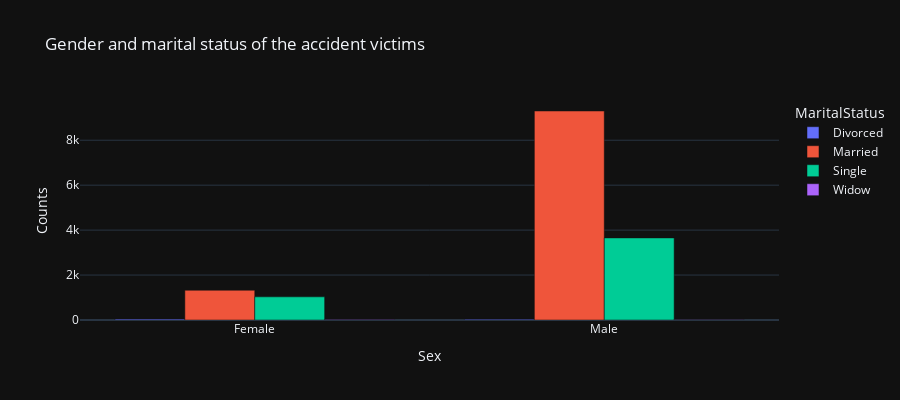

Notebook source saved alongside this figure:
### Code cell
# Gender and marital status of the accident victims (consider with all years)
import seaborn as sns
import datetime
import matplotlib.pyplot as plt
%matplotlib inline
import plotly.express as px
from plotly.subplots import make_subplots
import plotly.graph_objects as go
import plotly.express as px
df_sex_maritalstatus = fault_initial_dataset.groupby(["Sex", "MaritalStatus"]).agg({"Sex":"count"})
df_sex_maritalstatus.columns = ["Counts"]
df_sex_maritalstatus.reset_index(inplace=True)
print(df_sex_maritalstatus.head(10))


fig = px.bar(df_sex_maritalstatus, x="Sex", y="Counts",
             color='MaritalStatus', barmode='group',
             height=400,
            title = "Gender and marital status of the accident victims")
fig.show()

### Figure 1 — Plotly figure (JSON) as saved in the notebook; plotly's stock layout.template omitted (floating-point values rounded to 4 significant figures)
{"data": [{"alignmentgroup": "True", "hovertemplate": "MaritalStatus=Divorced<br>Sex=%{x}<br>Counts=%{y}<extra></extra>", "legendgroup": "Divorced", "marker": {"color": "#636efa", "pattern": {"shape": ""}}, "name": "Divorced", "offsetgroup": "Divorced", "orientation": "v", "showlegend": true, "textposition": "auto", "x": ["Female", "Male"], "xaxis": "x", "y": [40, 36], "yaxis": "y", "type": "bar"}, {"alignmentgroup": "True", "hovertemplate": "MaritalStatus=Married<br>Sex=%{x}<br>Counts=%{y}<extra></extra>", "legendgroup": "Married", "marker": {"color": "#EF553B", "pattern": {"shape": ""}}, "name": "Married", "offsetgroup": "Married", "orientation": "v", "showlegend": true, "textposition": "auto", "x": ["Female", "Male"], "xaxis": "x", "y": [1325, 9300], "yaxis": "y", "type": "bar"}, {"alignmentgroup": "True", "hovertemplate": "MaritalStatus=Single<br>Sex=%{x}<br>Counts=%{y}<extra></extra>", "legendgroup": "Single", "marker": {"color": "#00cc96", "pattern": {"shape": ""}}, "name": "Single", "offsetgroup": "Single", "orientation": "v", "showlegend": true, "textposition": "auto", "x": ["Female", "Male"], "xaxis": "x", "y": [1031, 3653], "yaxis": "y", "type": "bar"}, {"alignmentgroup": "True", "hovertemplate": "MaritalStatus=Widow<br>Sex=%{x}<br>Counts=%{y}<extra></extra>", "legendgroup": "Widow", "marker": {"color": "#ab63fa", "pattern": {"shape": ""}}, "name": "Widow", "offsetgroup": "Widow", "orientation": "v", "showlegend": true, "textposition": "auto", "x": ["Female", "Male"], "xaxis": "x", "y": [24, 11], "yaxis": "y", "type": "bar"}], "layout": {"xaxis": {"anchor": "y", "domain": [0.0, 1.0], "title": {"text": "Sex"}}, "yaxis": {"anchor": "x", "domain": [0.0, 1.0], "title": {"text": "Counts"}}, "legend": {"title": {"text": "MaritalStatus"}, "tracegroupgap": 0}, "title": {"text": "Gender and marital status of the accident victims"}, "barmode": "group", "height": 400}}
